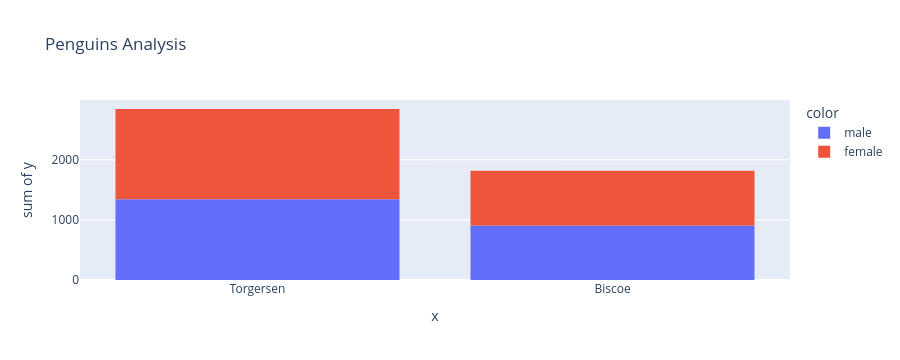

Write notebook code for a chart like this one.
### Code cell
fig4=px.histogram(data_frame=pengs,x=x1,y=y1,color=z1,title='Penguins Analysis')
fig4.show()

### Figure 1 — Plotly figure (JSON) as saved in the notebook; plotly's stock layout.template omitted (floating-point values rounded to 4 significant figures)
{"data": [{"alignmentgroup": "True", "bingroup": "x", "histfunc": "sum", "hovertemplate": "color=male<br>x=%{x}<br>sum of y=%{y}<extra></extra>", "legendgroup": "male", "marker": {"color": "#636efa", "pattern": {"shape": ""}}, "name": "male", "offsetgroup": "male", "orientation": "v", "showlegend": true, "type": "histogram", "x": ["Torgersen", "Torgersen", "Torgersen", "Torgersen", "Torgersen", "Torgersen", "Torgersen", "Biscoe", "Biscoe", "Biscoe", "Biscoe", "Biscoe"], "xaxis": "x", "y": [181, 190, 195, 191, 198, 197, 194, 180, 185, 180, 183, 180], "yaxis": "y"}, {"alignmentgroup": "True", "bingroup": "x", "histfunc": "sum", "hovertemplate": "color=female<br>x=%{x}<br>sum of y=%{y}<extra></extra>", "legendgroup": "female", "marker": {"color": "#EF553B", "pattern": {"shape": ""}}, "name": "female", "offsetgroup": "female", "orientation": "v", "showlegend": true, "type": "histogram", "x": ["Torgersen", "Torgersen", "Torgersen", "Torgersen", "Torgersen", "Torgersen", "Torgersen", "Torgersen", "Biscoe", "Biscoe", "Biscoe", "Biscoe", "Biscoe"], "xaxis": "x", "y": [186, 195, 193, 181, 182, 185, 195, 184, 174, 189, 187, 187, 172], "yaxis": "y"}], "layout": {"autosize": true, "barmode": "relative", "height": 360, "legend": {"title": {"text": "color"}, "tracegroupgap": 0}, "title": {"text": "Penguins Analysis"}, "xaxis": {"anchor": "y", "autorange": true, "domain": [0, 1], "range": [-0.5, 1.5], "title": {"text": "x"}, "type": "category"}, "yaxis": {"anchor": "x", "autorange": true, "domain": [0, 1], "range": [0, 2997.0], "title": {"text": "sum of y"}, "type": "linear"}}}
